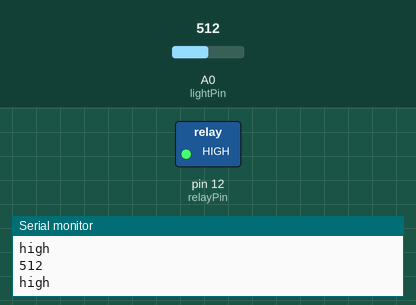
A sketch run on a simulated Arduino Uno, built with avr-gcc and run on an emulated ATmega328P. Parts: switched loads named in the sketch (green lamp = pin HIGH), the last lines printed to the serial monitor. The inputs (shaded band) are chosen by the test bench; at power-on: A0 (lightPin) = 512.

Above: at 10.8 s.
10.9 s: A0 (lightPin) set to 260
21.2 s: A0 (lightPin) set to 233
At 30.7 s:
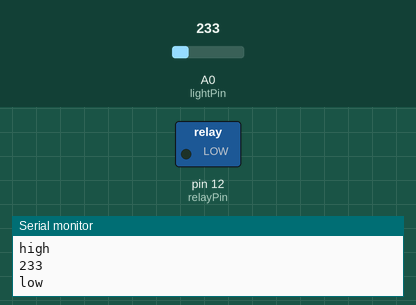
31.5 s: A0 (lightPin) set to 306
At 40.7 s:
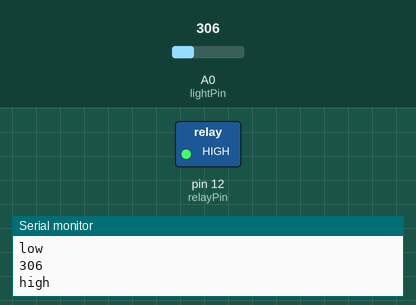
41.5 s: A0 (lightPin) set to 240
At 50.8 s:
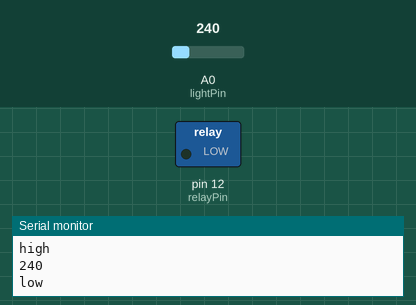
Timing chart, 0 to 52.3 s (numbered marks = the images above; inputs shaded):
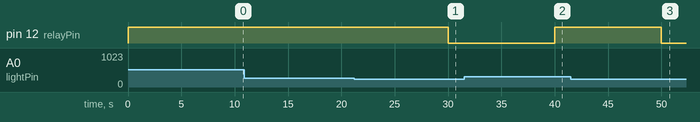

The sketch:

light_control_light_sensor.ino
```cpp
/* www.caletagreen.com
   Light control with light sensor (photoresistor)

   If photoresistor value is above a threshold then it turns the lighs ON and vice versa
*/

const int lightPin = 0;    // analoge pin for photoresistor
const int relayPin = 12;   // digital pin for lights relay
const int threshold = 250; // define a photoresistor value
int val;                   // variable to store read value of the photoresistor

void setup(){
    Serial.begin(9600);        // begin serial communication
    pinMode(relayPin, OUTPUT); // set pin to output
}

void loop(){
    val = analogRead(lightPin);
    Serial.println(val);
    // if read value is above threshold
    if(val > threshold ){
        digitalWrite(relayPin, HIGH); //turn on
        Serial.println("high");
    }else{
        digitalWrite(relayPin, LOW); //turn off
        Serial.println("low");
    }
    delay(10000); //avoid some intermittences in the threshold
}
```

Measured:
- the behaviour switches between 251 and 250 on A0 (lightPin) (found by bisection; images 0 and 1)
- after the input at 21.2 s, pin 12 (relayPin): HIGH → LOW after 8.8 s
- after the input at 31.5 s, pin 12 (relayPin): LOW → HIGH after 8.5 s
- after the input at 41.5 s, pin 12 (relayPin): HIGH → LOW after 8.5 s
